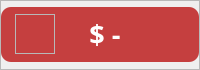
                           <widget class="QFrame" name="frame_42">
                            <property name="maximumSize">
                             <size>
                              <width>16777215</width>
                              <height>70</height>
                             </size>
                            </property>
                            <property name="styleSheet">
                             <string notr="true">QFrame#frame_42 {
	background: rgba(255, 210, 210, 0.85);
	border: 0px solid ;
	border-radius: 15px;
	padding: 4px
}</string>
                            </property>
                            <property name="frameShape">
                             <enum>QFrame::StyledPanel</enum>
                            </property>
                            <property name="frameShadow">
                             <enum>QFrame::Raised</enum>
                            </property>
                            <layout class="QHBoxLayout" name="horizontalLayout_31">
                             <property name="spacing">
                              <number>0</number>
                             </property>
                             <property name="leftMargin">
                              <number>0</number>
                             </property>
                             <property name="topMargin">
                              <number>0</number>
                             </property>
                             <property name="rightMargin">
                              <number>0</number>
                             </property>
                             <property name="bottomMargin">
                              <number>0</number>
                             </property>
                             <item>
                              <widget class="QFrame" name="frame_41">
                               <property name="maximumSize">
                                <size>
                                 <width>310</width>
                                 <height>55</height>
                                </size>
                               </property>
                               <property name="layoutDirection">
                                <enum>Qt::LeftToRight</enum>
                               </property>
                               <property name="autoFillBackground">
                                <bool>false</bool>
                               </property>
                               <property name="styleSheet">
                                <string notr="true">QFrame#frame_41 {
background: rgba(197, 63, 63, 1);
border: 0px solid ;
border-radius: 10px;
padding: 4px;
}</string>
                               </property>
                               <property name="frameShape">
                                <enum>QFrame::StyledPanel</enum>
                               </property>
                               <property name="frameShadow">
                                <enum>QFrame::Raised</enum>
                               </property>
                               <layout class="QHBoxLayout" name="horizontalLayout_34">
                                <property name="spacing">
                                 <number>0</number>
                                </property>
                                <property name="leftMargin">
                                 <number>10</number>
                                </property>
                                <property name="topMargin">
                                 <number>0</number>
                                </property>
                                <property name="rightMargin">
                                 <number>40</number>
                                </property>
                                <property name="bottomMargin">
                                 <number>0</number>
                                </property>
                                <item>
                                 <widget class="QFrame" name="frame_51">
                                  <property name="maximumSize">
                                   <size>
                                    <width>40</width>
                                    <height>40</height>
                                   </size>
                                  </property>
                                  <property name="styleSheet">
                                   <string notr="true">QFrame {
	/*background-image: url(:/bigSize/icons/bigSize/AKLOGO.png);*/
	border-image: url(:/24x24/icons/24x24/dinero.png) 0 0 0 0 stretch stretch;
	background-position: center;
	background-repeat: no-repeat;
}</string>
                                  </property>
                                  <property name="frameShape">
                                   <enum>QFrame::StyledPanel</enum>
                                  </property>
                                  <property name="frameShadow">
                                   <enum>QFrame::Raised</enum>
                                  </property>
                                  <layout class="QVBoxLayout" name="verticalLayout_41">
                                   <property name="spacing">
                                    <number>0</number>
                                   </property>
                                   <property name="leftMargin">
                                    <number>0</number>
                                   </property>
                                   <property name="topMargin">
                                    <number>0</number>
                                   </property>
                                   <property name="rightMargin">
                                    <number>0</number>
                                   </property>
                                   <property name="bottomMargin">
                                    <number>0</number>
                                   </property>
                                  </layout>
                                 </widget>
                                </item>
                                <item alignment="Qt::AlignHCenter">
                                 <widget class="QLabel" name="perdidas_label">
                                  <property name="font">
                                   <font>
                                    <family>Satoshi Black</family>
                                    <pointsize>20</pointsize>
                                    <weight>75</weight>
                                    <bold>true</bold>
                                   </font>
                                  </property>
                                  <property name="styleSheet">
                                   <string notr="true">color: #ffffff;</string>
                                  </property>
                                  <property name="frameShape">
                                   <enum>QFrame::NoFrame</enum>
                                  </property>
                                  <property name="frameShadow">
                                   <enum>QFrame::Plain</enum>
                                  </property>
                                  <property name="text">
                                   <string>$ -</string>
                                  </property>
                                  <property name="alignment">
                                   <set>Qt::AlignCenter</set>
                                  </property>
                                  <property name="margin">
                                   <number>0</number>
                                  </property>
                                 </widget>
                                </item>
                               </layout>
                              </widget>
                             </item>
                            </layout>
                           </widget>
